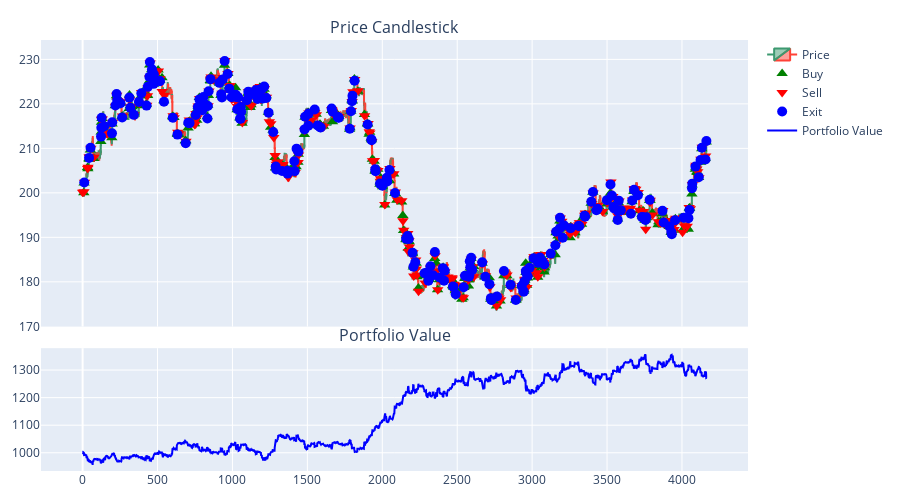

Here is the notebook cell this chart was saved with:
### Code cell
buy_df_qlearning, sell_df_qlearning, exit_df_qlearning = extract_signals(historical_info_df)
fig_qlearning = build_fig(
    historical_info_df,
    buy_df_qlearning,
    sell_df_qlearning,
    exit_df_qlearning
)
fig_qlearning.show()

### Figure 1 — Plotly figure (JSON) as saved in the notebook; plotly's stock layout.template omitted (floating-point values rounded to 4 significant figures; data arrays with more than 128 entries replaced by an {"elided": "..."} marker saying what was removed)
{"data": [{"close": {"elided": "4166 float values"}, "high": {"elided": "4166 float values"}, "low": {"elided": "4166 float values"}, "name": "Price", "open": {"elided": "4166 float values"}, "type": "candlestick", "x": {"elided": "4166 int values"}, "xaxis": "x", "yaxis": "y"}, {"marker": {"color": "green", "size": 10, "symbol": "triangle-up"}, "mode": "markers", "name": "Buy", "type": "scatter", "x": {"elided": "403 int values"}, "xaxis": "x", "y": {"elided": "403 float values"}, "yaxis": "y"}, {"marker": {"color": "red", "size": 10, "symbol": "triangle-down"}, "mode": "markers", "name": "Sell", "type": "scatter", "x": {"elided": "310 int values"}, "xaxis": "x", "y": {"elided": "310 float values"}, "yaxis": "y"}, {"marker": {"color": "blue", "size": 10, "symbol": "circle"}, "mode": "markers", "name": "Exit", "type": "scatter", "x": {"elided": "220 int values"}, "xaxis": "x", "y": {"elided": "220 float values"}, "yaxis": "y"}, {"line": {"color": "blue"}, "mode": "lines", "name": "Portfolio Value", "type": "scatter", "x": {"elided": "4166 int values"}, "xaxis": "x2", "y": {"elided": "4166 float values"}, "yaxis": "y2"}], "layout": {"annotations": [{"font": {"size": 16}, "showarrow": false, "text": "Price Candlestick", "x": 0.5, "xanchor": "center", "xref": "paper", "y": 1.0, "yanchor": "bottom", "yref": "paper"}, {"font": {"size": 16}, "showarrow": false, "text": "Portfolio Value", "x": 0.5, "xanchor": "center", "xref": "paper", "y": 0.285, "yanchor": "bottom", "yref": "paper"}], "height": 500, "margin": {"b": 20, "l": 40, "r": 20, "t": 40}, "xaxis": {"anchor": "y", "domain": [0, 1], "matches": "x2", "rangeslider": {"visible": false}, "showticklabels": false}, "xaxis2": {"anchor": "y2", "domain": [0, 1], "rangeslider": {"visible": false}}, "yaxis": {"anchor": "x", "domain": [0.335, 1.0]}, "yaxis2": {"anchor": "x2", "domain": [0, 0.285]}}}
